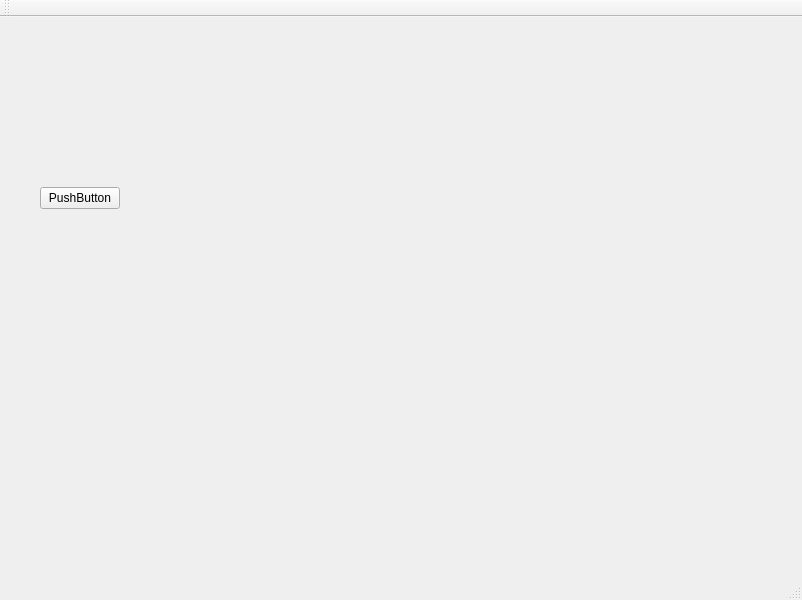
<?xml version="1.0" encoding="UTF-8"?>
<ui version="4.0">
 <class>MainWindow</class>
 <widget class="QMainWindow" name="MainWindow">
  <property name="geometry">
   <rect>
    <x>0</x>
    <y>0</y>
    <width>802</width>
    <height>600</height>
   </rect>
  </property>
  <property name="windowTitle">
   <string>MainWindow</string>
  </property>
  <widget class="QWidget" name="centralwidget">
   <widget class="QPushButton" name="pushButton">
    <property name="geometry">
     <rect>
      <x>40</x>
      <y>170</y>
      <width>80</width>
      <height>22</height>
     </rect>
    </property>
    <property name="text">
     <string>PushButton</string>
    </property>
   </widget>
  </widget>
  <widget class="QMenuBar" name="menubar">
   <property name="geometry">
    <rect>
     <x>0</x>
     <y>0</y>
     <width>802</width>
     <height>19</height>
    </rect>
   </property>
  </widget>
  <widget class="QStatusBar" name="statusbar"/>
  <widget class="QToolBar" name="toolBar">
   <property name="windowTitle">
    <string>toolBar</string>
   </property>
   <attribute name="toolBarArea">
    <enum>TopToolBarArea</enum>
   </attribute>
   <attribute name="toolBarBreak">
    <bool>false</bool>
   </attribute>
  </widget>
 </widget>
 <resources/>
 <connections/>
</ui>
